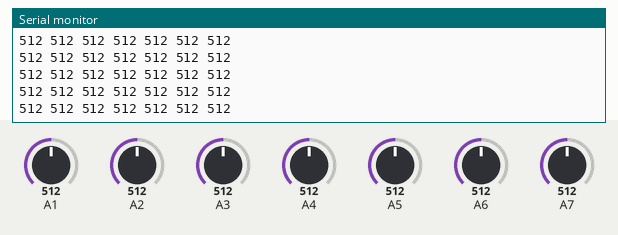
Recording of a program running on a simulated Arduino Nano, built with avr-gcc and run on an emulated ATmega328P. Parts: the last lines printed to the serial monitor. The inputs (shaded band) are chosen by the test bench; at power-on: A3 = 512, A7 = 512, A1 = 512, A2 = 512, A4 = 512, A5 = 512, A6 = 512.

Above: at 1.2 s.
1.3 s: A3 set to 110
At 2.4 s:
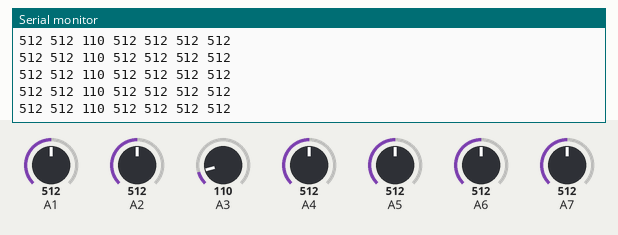
2.8 s: A3 set to 91
At 3.6 s:
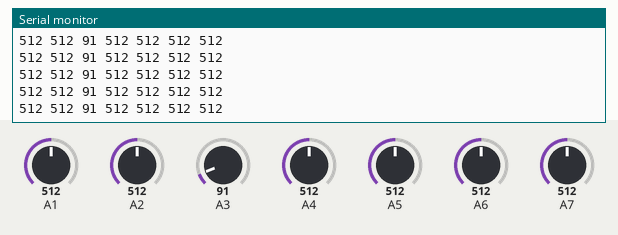
4.3 s: A7 set to 307
At 5.3 s:
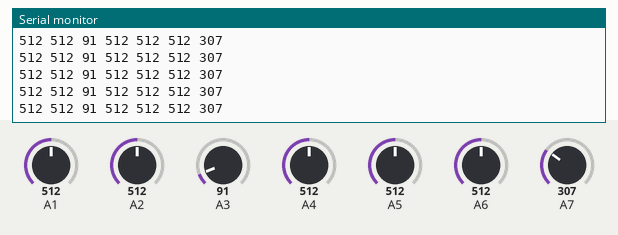
7.3 s: A7 set to 283
At 8.4 s:
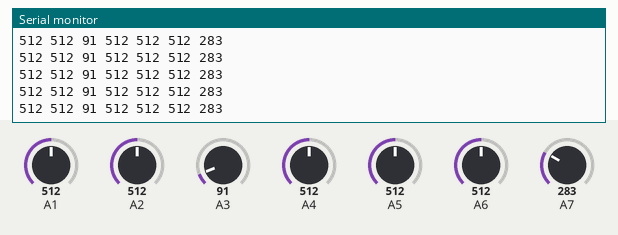
Timing chart, 0 to 10.3 s (numbered marks = the images above; inputs shaded):
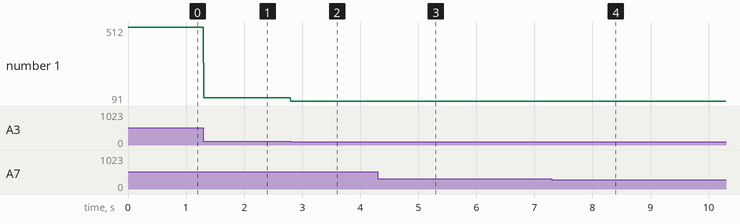

Measured:
- after the input at 1.3 s, the serial monitor: prints a new line at once (image 1)
- after the input at 2.8 s, the serial monitor: prints a new line at once (image 2)
- after the input at 4.3 s, the serial monitor: prints a new line at once (image 3)
- after the input at 7.3 s, the serial monitor: prints a new line at once (image 4)
- plotted number 1: 512 → 110 after the input at 1.3 s, 110 → 91 after the input at 2.8 s

The program:

main.cpp
```cpp
#include <Arduino.h>

#define a1_pin = A1;
#define a2_pin = A2;
#define a3_pin = A3;
#define a4_pin = A4;
#define a5_pin = A5;
#define a6_pin = A6;
#define a7_pin = A7;


uint16_t a1, a2, a3, a4, a5, a6, a7;


void readAll() {
	a1 = analogRead(A1);
	a2 = analogRead(A2);
	a3 = analogRead(A3);
	a4 = analogRead(A4);
	a5 = analogRead(A5);
	a6 = analogRead(A6);
	a7 = analogRead(A7);
}

void serialPrintAll() {
	String out = "";
	out = out + a1;
	out = out + " ";
	out = out + a2;
	out = out + " ";
	out = out + a3;
	out = out + " ";
	out = out + a4;
	out = out + " ";
	out = out + a5;
	out = out + " ";
	out = out + a6;
	out = out + " ";
	out = out + a7;
	Serial.println( out );
}

void setup() {
	Serial.begin(250000);
}

void loop() {
	readAll();
	serialPrintAll();
	delay(5);
}
```
